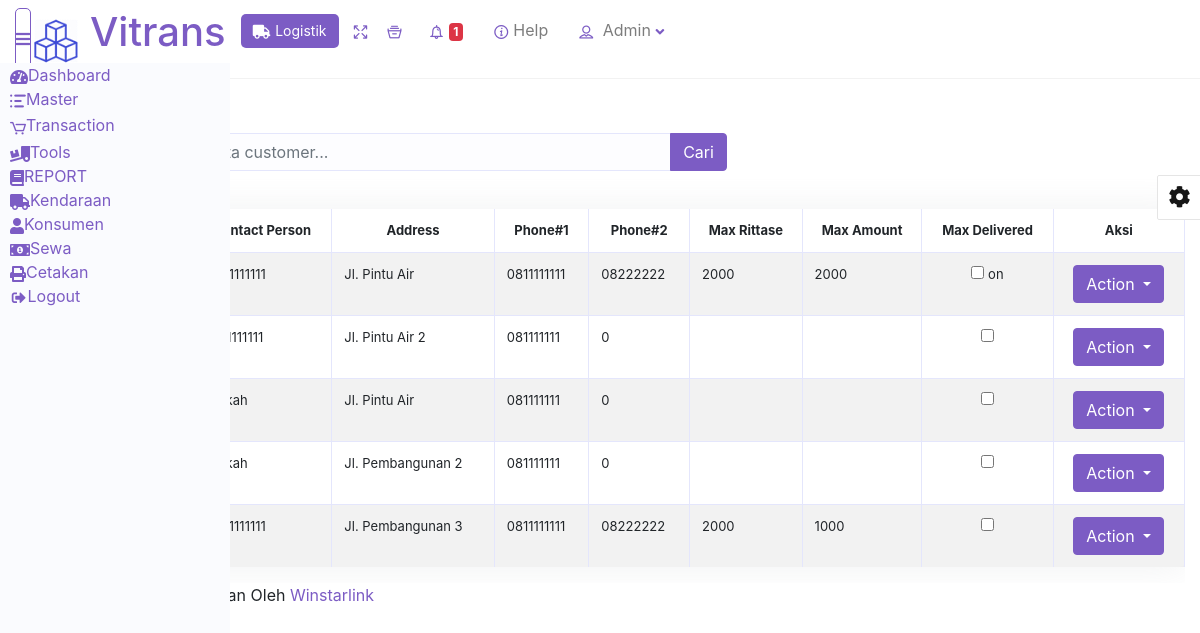
The app's page /logistik_erp/index.php/customer with its own data.
### tables this page shows
CREATE TABLE `customer` (
  `id` int(11) NOT NULL AUTO_INCREMENT,
  `name` varchar(50) NOT NULL,
  `contact_person` varchar(50) NOT NULL,
  `address` varchar(50) NOT NULL,
  `address2` varchar(100) NOT NULL,
  `phone` varchar(50) NOT NULL,
  `phone2` varchar(50) NOT NULL,
  `phone3` varchar(100) NOT NULL,
  `fax` varchar(50) NOT NULL,
  `email` varchar(100) NOT NULL,
  `tax_name` varchar(50) NOT NULL,
  `npwp` varchar(50) NOT NULL,
  `nppkp` varchar(50) NOT NULL,
  `tax_address` varchar(100) NOT NULL,
  `tax_address2` varchar(100) NOT NULL,
  `max_rittase` varchar(100) NOT NULL,
  `max_amount` varchar(100) NOT NULL,
  `delivered` varchar(100) NOT NULL,
  `departure` varchar(50) NOT NULL,
  `arrival` varchar(50) NOT NULL,
  `group_truck` varchar(50) NOT NULL,
  `amount` varchar(50) NOT NULL,
  PRIMARY KEY (`id`)
);

### logistik_erp/application/controllers/Customer.php (called while the page is built, shortened)
<?php
class Customer extends CI_Controller {
    public function __construct(){
        $this->load->model('M_customer');
        $this->load->library('form_validation');
    }
    public function index(){
        $topik['judul'] = 'Halaman Menu Customer';
        $data['customer'] = $this->M_customer->tampil_customer();
        $this->load->view('templates/header',$topik);
        $this->load->view('customer/index',$data);
        $this->load->view('templates/footer');
    }
}

### logistik_erp/index.php (called while the page is built, shortened)
<?php
require_once BASEPATH.'core/CodeIgniter.php';

### logistik_erp/application/models/M_customer.php (called while the page is built, shortened)
<?php
class M_customer extends CI_Model
{
    public function tampil_customer(){
        return $this->db->get('customer')->result_array();
    }
}
?>

### logistik_erp/application/views/customer/index.php (the view, shortened to what this page needs)
<div class="content-wrapper col-12">
<section class="content-header ml mt-2 auto">
    <div class="row mt-3">
    <div class="ml-3">
        <a href="<?= ('customer/tambah');?>" class="btn btn-primary">Tambah Data</a>
    </div>
    <div class="col-md-6">
        <form action="" method="post">
            <div class="input-group">
            <input type="text" name="keyword" id="" placeholder="Cari Data customer..." class="form-control" autocomplete="off">
            <div class="input-group-append">
                <button type="submit" class="btn btn-primary">Cari</button>
            </div>
            </div>
        </form>
    </div>
</div>
<div style="margin-left:5px">
<div class="">
<div class="table-responsive mt-2">
<table id="mytable" class="table table-striped table-bordered table-hover table-full-width dataTable" cellspacing="0" width="" style="font-size: small;">
        <thead>
            <tr style="text-align:center">
                <th>No.</th>
                <th>Name</th>
                <th>Contact Person</th>
                <th>Address</th>
                <th>Phone#1</th>
                <th>Phone#2</th>
                <th>Max Rittase</th>
                <th>Max Amount</th>
                <th>Max Delivered</th>
                <th>Aksi</th>
            </tr>
        </thead>
        <tbody>
            <?php foreach ($customer as $gaj): ?>
            <tr>
                <td style="text-align:center">
                </td>
                <td>
                </td>
                <td>
                    <?php echo $gaj['contact_person'] ?>
                </td>
                <td>
                    <?php echo $gaj['address'] ?>
                </td>
                <td>
                    <?php echo $gaj['phone'] ?>
                </td>
                <td>
                    <?php echo $gaj['phone2'] ?>
                </td>
                <td>
                    <?php echo $gaj['max_rittase'] ?>
                </td>
                <td>
                    <?php echo $gaj['max_amount'] ?>
                </td>
                <td style="text-align:center">
                <input type="checkbox" name="" id="" class="checkbox-input">
                <?php
                    echo $gaj['delivered'] ?>
                </td>
                <td style="text-align:center">
                <div class="btn-group" >
                    <button type="button" class="btn btn-primary dropdown-toggle" data-toggle="dropdown" aria-haspopup="true" aria-expanded="false">
                        Action
                    </button>
                </div>
                </td>
            </tr>
            <?php endforeach; ?>
        </tbody>
    </table>
    </div>
</div>

### logistik_erp/assets/cssvitrans.css (style rules this page uses)
.btn-primary { color: color-yiq(#7c5cc4); background-color: #7c5cc4; border-color: #7c5cc4; }
.dataTable { margin-top: 30px; }
.table thead { background-color: #FFF; }
.form-control, .input-group-text, .bootstrap-select.form-control { background-color: #fdfdff; border-color: #e4e6fc; }
.btn-primary { background-color: #7c5cc4; border-color: #7c5cc4; }
.table:not(.permission-table) thead th { border-bottom: none; border-top: none; }
.table td { border-bottom: 1px solid #f5f5f5; }
.table:not(.permission-table) tr:last-child td { border-bottom: none; }
table.dataTable { background-color: #FFF; border-collapse: collapse !important; border-radius: 5px; box-shadow: 0 0 35px 0 rgba(154,161,171,.15); }
.table thead th { border-bottom: 1px solid #e4e6fc }
section { padding: 30px 0; }
.table-bordered td, .table-bordered th { border-color: #e4e6fc }

### records on screen
customer: contact_person "01111111111", address "Jl. Pintu Air", phone "0811111111", phone2 "08222222", max_rittase "2000", max_amount "2000", delivered "on"
customer: contact_person "0811111111", address "Jl. Pintu Air 2", phone "081111111", phone2 "0"
customer: address "Jl. Pintu Air", phone "081111111", phone2 "0"
customer: address "Jl. Pembangunan 2", phone "081111111", phone2 "0"
customer: contact_person "01111111111", address "Jl. Pembangunan 3", phone "0811111111", phone2 "08222222", max_rittase "2000", max_amount "1000"
